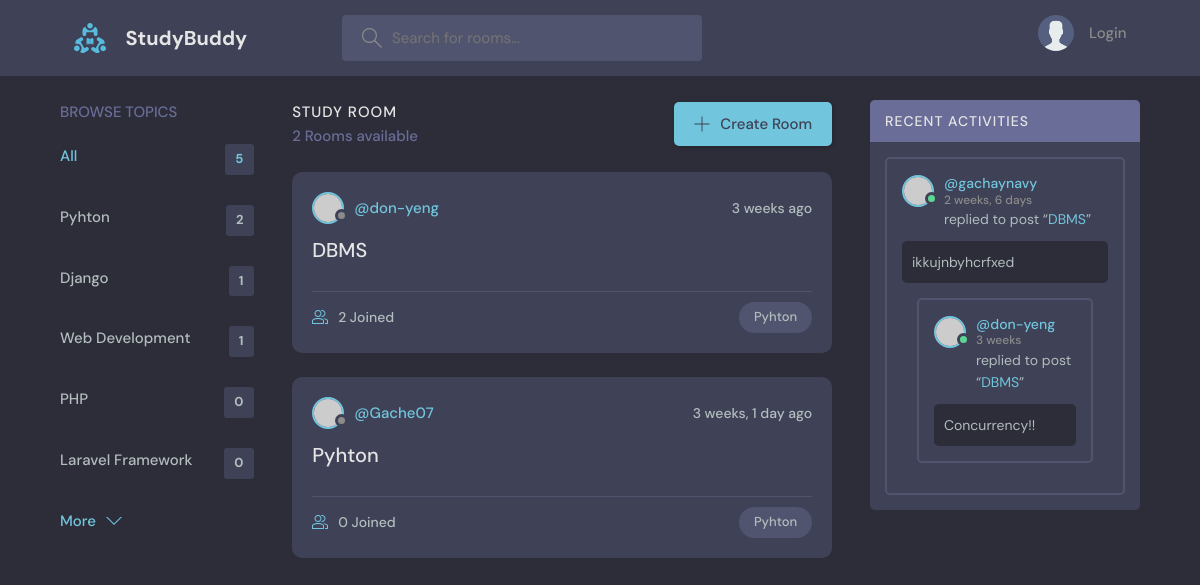
Page /?q=Pyhton on the committed database.
### baseApp/models.py (models this page shows, shortened)
class Topic(models.Model):
    name = models.CharField(max_length=200)
    def __str__(self):
        return self.name

class Room(models.Model):
    host =  models.ForeignKey(User, on_delete=models.SET_NULL, null=True)
    topic = models.ForeignKey(Topic, on_delete=models.SET_NULL, null=True)
    name = models.CharField(max_length=200)
    description = models.TextField(null=True, blank=True)
    participants = models.ManyToManyField(User, related_name='participants', blank=True)
    updated = models.DateTimeField(auto_now=True)
    created = models.DateTimeField(auto_now_add=True)
    class Meta:
        ordering = ['-updated', '-created']
    def __str__(self):
        return self.name

class Message(models.Model):
    user = models.ForeignKey(User, on_delete=models.CASCADE)
    room = models.ForeignKey(Room, on_delete=models.CASCADE)
    body = models.TextField()
    updated = models.DateTimeField(auto_now=True)
    created = models.DateTimeField(auto_now_add=True)
    class Meta:
        ordering = ['-updated', '-created']

### baseApp/views.py (the view)
# urls.py: 2. Add a URL to urlpatterns:  path('', views.home, name='home')
def home(request):
    q = request.GET.get('q') if request.GET.get('q') != None else ''
    rooms = Room.objects.filter(
        Q(topic__name__icontains=q) |
        Q(name__icontains=q) |
        Q(description__icontains=q)
    )
    topics = Topic.objects.all()[0:5]
    room_count = rooms.count()
    room_messages = Message.objects.filter(Q(room__topic__name__icontains=q))
    context = {'rooms': rooms, 'topics':topics, 'room_count':room_count, 'room_messages': room_messages}
    return render(request, 'baseApp/home.html', context)

### baseApp/templates/baseApp/home.html (shortened to what this page needs)
{% extends  'main.html' %}
{% block content %}
    <main class="layout layout--3">
      <div class="container">
        {% include 'baseApp/topics_components.html' %}
        <div class="roomList">
          <div class="roomList__header">
            <div>
              <h2>Study Room</h2>
              <p>{{room_count}} Rooms available</p>
            </div>
            <a class="btn btn--main" href="{% url 'create-room' %}">
              <svg version="1.1" xmlns="http://www.w3.org/2000/svg" width="32" height="32" viewBox="0 0 32 32">
                <title>add</title>
                <path
                  d="M16.943 0.943h-1.885v14.115h-14.115v1.885h14.115v14.115h1.885v-14.115h14.115v-1.885h-14.115v-14.115z"
                ></path>
              </svg>
              Create Room
            </a>
          </div>
          {% include 'baseApp/feed_component.html' %}
        </div>
        {% include 'baseApp/activity_component.html' %}
      </div>
    </main>
  {% endblock content %}

### baseApp/templates/baseApp/topics_components.html
<div class="topics">
    <div class="topics__header">
      <h2>Browse Topics</h2>
    </div>
    <ul class="topics__list">
      <li>
        <a href="{% url 'home' %}" class="active">All <span>{{topics.count}}</span></a>
      </li>
      {% for topic in topics %}
      <li>
        <a href="{% url 'home' %}?q={{topic.name}}">{{topic.name}} <span>{{topic.room_set.all.count}}</span></a>
      </li>
      {% endfor %}
    </ul>
    <a class="btn btn--link" href="{% url 'topics' %}">
      More
      <svg version="1.1" xmlns="http://www.w3.org/2000/svg" width="32" height="32" viewBox="0 0 32 32">
        <title>chevron-down</title>
        <path d="M16 21l-13-13h-3l16 16 16-16h-3l-13 13z"></path>
      </svg>
    </a>
  </div>

### baseApp/templates/baseApp/feed_component.html (shortened to what this page needs)
{% for room in rooms %}
<div class="roomListRoom">
    <div class="roomListRoom__header">
      <a href="{% url 'user-profile' room.id %}" class="roomListRoom__author">
        <div class="avatar avatar--small">
          <img src="https://randomuser.me/api/portraits/women/11.jpg" />
        </div>
        <span>@{{room.host.username}}</span>
      </a>
      <div class="roomListRoom__actions">
        <span>{{room.created|timesince}} ago</span>
      </div>
    </div>
    <div class="roomListRoom__content">
      <a href="{% url 'room' room.id %}">{{room.name}}</a>
    </div>
    <div class="roomListRoom__meta">
      <a href="{% url 'room' room.id %}" class="roomListRoom__joined">
        {{room.participants.all.count}} Joined
      </a>
      <p class="roomListRoom__topic">{{room.topic}}</p>
    </div>
  </div>
  {% endfor %}

### baseApp/templates/baseApp/activity_component.html (shortened to what this page needs)
<div class="activities">
    <div class="activities__header">
      <h2>Recent Activities</h2>
    </div>
    {% for message in room_messages %}
    <div class="activities__box">
      <div class="activities__boxHeader roomListRoom__header">
        <a href="{% url 'user-profile' message.user.id %}" class="roomListRoom__author">
          <div class="avatar avatar--small active">
            <img src="https://randomuser.me/api/portraits/men/13.jpg" />
          </div>
          <p>
            @{{message.user}}
            <span>{{message.created|timesince}}</span>
          </p>
        </a>
      </div>
      <div class="activities__boxContent">
        <p>replied to post “<a href="{% url 'room' message.room.id %}">{{message.room}}</a>”</p>
        <div class="activities__boxRoomContent">
            {{message.body}}
      </div>
    </div>
    {% endfor %}
  </div>

### rows in the picture
Topic: name "Pyhton", room_set.all.count "2"
Topic: name "Django", room_set.all.count "1"
Topic: name "Web Development", room_set.all.count "1"
Topic: name "PHP", room_set.all.count "0"
Topic: name "Laravel Framework", room_set.all.count "0"
Room: host.username "don-yeng", created "3 weeks", name "DBMS", participants.all.count "2", topic "Pyhton"
Room: host.username "Gache07", created "3 weeks, 1 day", name "Pyhton", participants.all.count "0", topic "Pyhton"
Message: user "gachaynavy", created "2 weeks, 6 days", room "DBMS", body "ikkujnbyhcrfxed"
Message: user "don-yeng", created "3 weeks", room "DBMS", body "Concurrency!!"

### other values in the picture
{{ topics.count }} "5"
{{ room_count }} "2"
